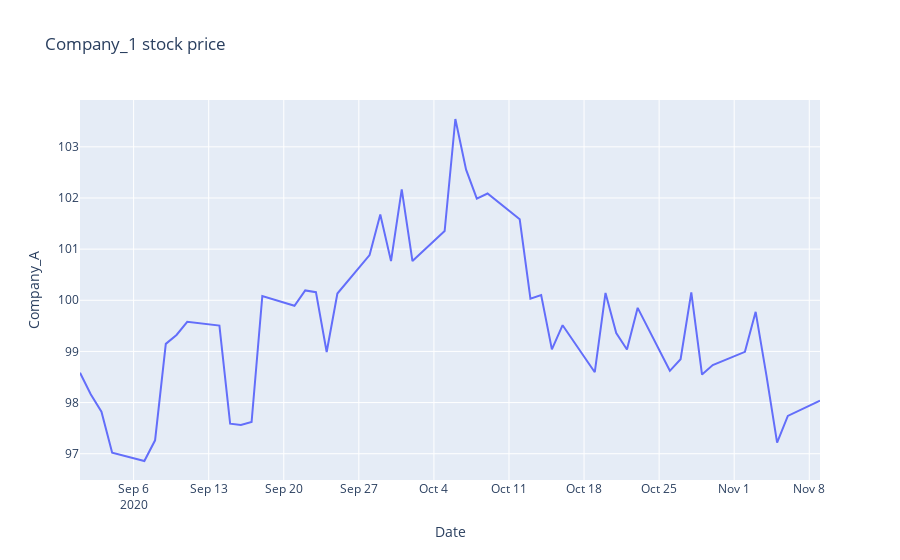

This figure's notebook cell:
### Code cell
# Method 1: Using Plotly Express
fig1 = px.line(df, x='Date', y='Company_A', 
              title='Company_1 stock price')
fig1.update_xaxes(title_text='Date')
fig1.update_yaxes(title_text='Company_A')
fig1.show()
